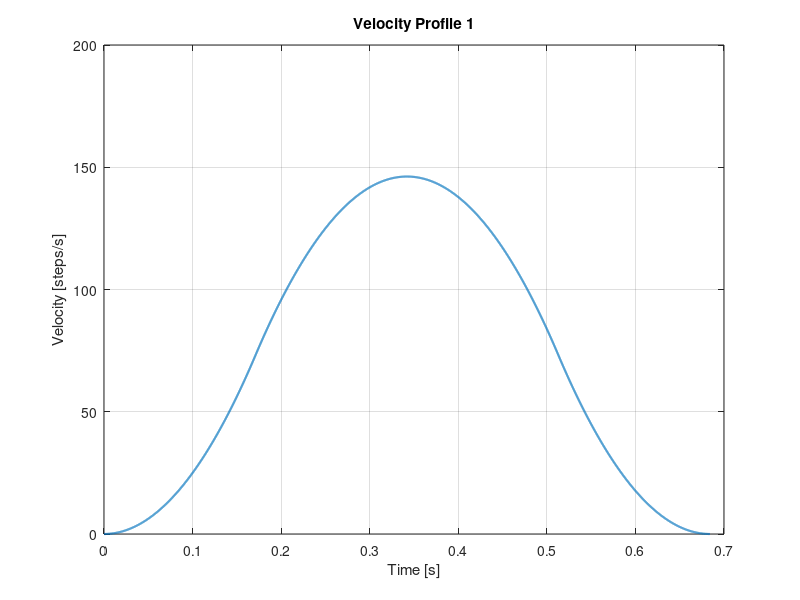
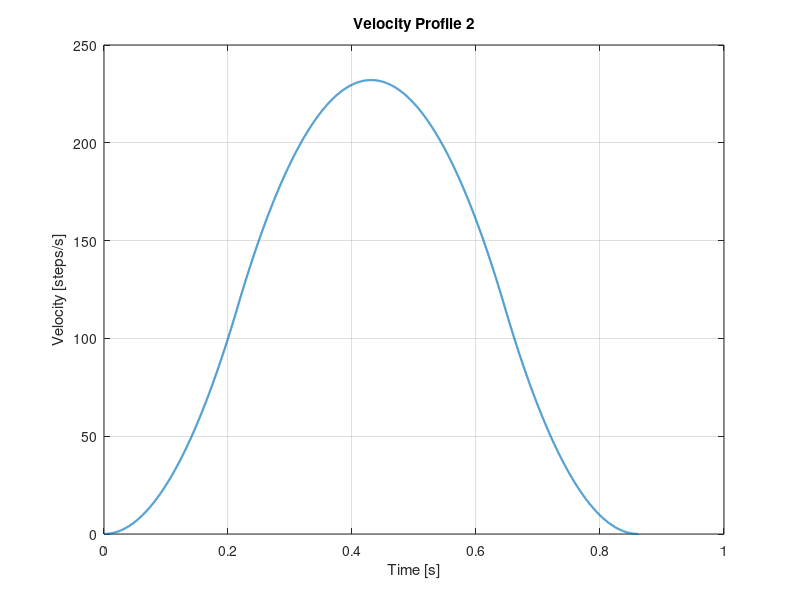

The MATLAB source for these figures, in order:
vmax = [200,250];%max SPS allowed by stepper and mcu
amax = [2500,2500]; %max SPSPS allowed by stepper and mcu
J = [5000,5000]; %jerk
s = [50,100]; %steps

number_of_profiles = 2;

delay = cell(1,number_of_profiles);

for profile = 1:number_of_profiles 

    va = amax(profile)^2 / J(profile); %max value of speed reached during point-to-point
    sa = 2*amax(profile)^3 / J(profile)^2; %value of stroke if amax reached
    sv_1 = 2*vmax(profile) * sqrt(vmax(profile)/J(profile)); %value of stroke if case 1 and vmax reached 
    sv_2 =  vmax(profile) *((vmax(profile)/amax(profile)) + (amax(profile)/J(profile))); %value of stroke if case 2 and vmax reached 
        
    if(vmax(profile) < va && s(profile) > sa)
        tj = sqrt(vmax(profile)/J(profile));
        tv = s(profile)/vmax(profile);
        ta = tj;
    elseif (vmax(profile) > va && s(profile) < sa)
        tj = (s(profile)/(2*J(profile)))^(1/3);
        ta = tj;
        tv = 2*tj;
    elseif(vmax(profile) < va && s(profile) < sa)
        if (s(profile) > sv_1)
            tj = sqrt(vmax(profile)/J(profile));
            tv = s(profile)/vmax(profile);
            ta = tj;
        else
            tj = (s(profile)/(2*J(profile)))^(1/3);
            ta = tj;
            tv = 2*tj;
        end 
    else
        if (s(profile) > sv_2)
            tj = amax(profile)/J(profile);
            ta = vmax(profile)/amax(profile);
            tv = s(profile)/vmax(profile);
        else
            tj = amax(profile)/J(profile);
            ta = 0.5*(sqrt((4*s(profile)*J(profile)^2 + amax(profile)^3)/(amax(profile)*J(profile)^2)) - amax(profile)/J(profile));
            tv = ta + tj;
        end 
    end
    
    t1 = tj;
    t2 = ta;
    t3 = tj + ta;
    t4 = tv;
    t5 = tj + tv;
    t6 = tv + ta;
    t7 = tv + ta + tj;
    
    a1 = J(profile) * t1;
    v1 = J(profile) * (t1^2) / 2;
    p1 = J(profile) * (t1^3) / 6;
    a2 = a1;
    v2 = v1 + a1 * (t2 - t1);
    p2 = p1 + v1 * (t2 - t1) + a1 * ((t2 - t1)^2) / 2;
    a3 = 0;
    v3 = v2 + a2 * (t3 - t2) - J(profile) * ((t3 - t2)^2) / 2;
    p3 = p2 + v2 * (t3 - t2) + a2 * ((t3 - t2)^2) / 2 - J(profile) * ((t3 - t2)^3) / 6;
    a4 = 0; 
    v4 = v3; 
    p4 = p3 + v3 * (t4 - t3);
    a5 = -a1; 
    v5 = v4 - J(profile) * ((t5 - t4)^2) / 2; 
    p5 = p4 + v4 * (t5 - t4) - J(profile) * ((t5 - t4)^3) / 6;
    a6 = a5; 
    v6 = v5 - amax(profile) * (t6 - t5); 
    p6 = p5 + v5 * (t6 - t5) + a5 * ((t6 - t5)^2) / 2;

    i = 1;  
    k = 0.0001;
    v = NaN(1,round(t7/k));
    p = NaN(1,round(t7/k));

    for  t = 0:k:t7
        if (t >= 0 && t < t1)
            v(i) = J(profile) * (t^2) / 2;
            p(i) = J(profile) * (t^3) / 6;
        elseif (t >= t1 && t < t2)
            v(i) = v1 + a1 * (t - t1);
            p(i) = p1 + v1 * (t - t1) + a1 * ((t - t1)^2) / 2;
        elseif (t>= t2 && t < t3)
            v(i) = v2 + a2 * (t - t2) - J(profile) * ((t - t2)^2) / 2;
            p(i) = p2 + v2 * (t - t2) + a2 * ((t - t2)^2) / 2 - J(profile) * ((t - t2)^3) / 6;
        elseif (t >= t3 && t < t4)
            v(i) = v3;
            p(i) = p3 + v3 * (t - t3);
        elseif (t >= t4 && t < t5)
            v(i) = v4 - J(profile) * ((t - t4)^2) / 2;
            p(i) = p4 + v4 * (t - t4) - J(profile) * ((t - t4)^3) / 6;
        elseif (t >= t5 && t < t6)
            v(i) = v5 - amax(profile) * (t - t5);
            p(i) = p5 + v5 * (t - t5) + a5 * ((t - t5)^2) / 2;
        elseif (t >= t6 && t < t7)
            v(i) = v6 + a6 * (t - t6) + J(profile) * ((t - t6)^2) / 2;
            p(i) = p6 + v6 * (t - t6) + a6 * ((t - t6)^2) / 2 + J(profile) * ((t - t6)^3) / 6;
        end
        i = i + 1;
    end

    t_vec = linspace(0, t7, length(v));

    % Plot velocity for the current profile
    figure(profile);
    plot(t_vec, v, 'LineWidth', 1.5);
    title(sprintf('Velocity Profile %d', profile));
    xlabel('Time [s]');
    ylabel('Velocity [steps/s]');
    grid on;
    
end
